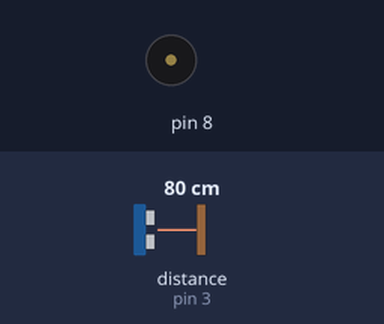
The sketch below on a simulated Arduino Uno, built with avr-gcc and run on an emulated ATmega328P. Parts: buzzer (waves = sounding). Wiring (inferred from the names in the program): ultrasonic range finder: trigger pin 2; echo pin 3. The test bench sets the inputs (shaded band); at power-on: distance to the obstacle (sensor on pin 3) 80 cm. The echo pulse lasts 58.3 µs per cm.

Above: at 1.2 s.
1.3 s: distance to the obstacle (sensor on pin 3) set to 44 cm
2.8 s: distance to the obstacle (sensor on pin 3) set to 37 cm
At 3.4 s:
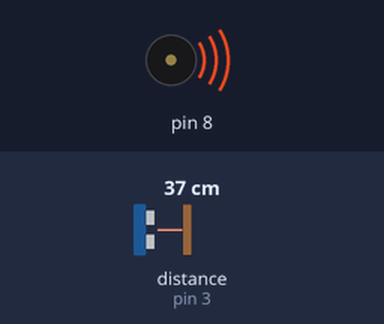
4.3 s: distance to the obstacle (sensor on pin 3) set to 32 cm
At 5.5 s:
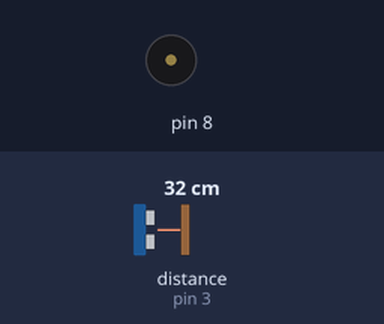
5.8 s: distance to the obstacle (sensor on pin 3) set to 22 cm
7.3 s: distance to the obstacle (sensor on pin 3) set to 18 cm
At 7.8 s:
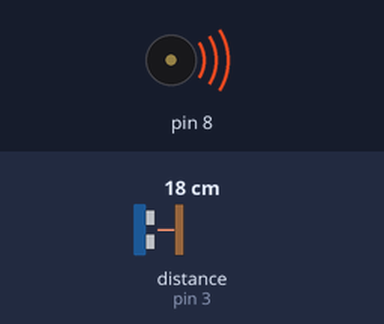
Timing chart, 0 to 9.8 s (numbered marks = the images above; inputs shaded):
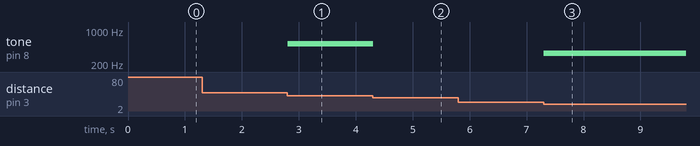

Measured:
- the behaviour switches between 41 and 40 cm on distance to the obstacle (sensor on pin 3) (found by bisection; images 0 and 1)
- the behaviour switches between 36 and 35 cm on distance to the obstacle (sensor on pin 3) (found by bisection; images 1 and 2)
- the behaviour switches between 21 and 20 cm on distance to the obstacle (sensor on pin 3) (found by bisection; images 2 and 3)
- after the input at 1.3 s, every drawn part: stays the same
- after the input at 2.8 s, tone on pin 8: silent → 523 Hz at once
- after the input at 4.3 s, tone on pin 8: 523 Hz → silent at once
- after the input at 5.8 s, every drawn part: stays the same
- after the input at 7.3 s, tone on pin 8: silent → 329 Hz at once

The sketch:

lab03.ino
```cpp
// 201533631 김도균

void setup() {
    pinMode(2, OUTPUT); // trig
    pinMode(3, INPUT); // echo
    pinMode(8, OUTPUT);
}

double scale[] = {
    0,
    261.63,
    329.63,
    392.00,
    523.25,
};

void loop() {

    digitalWrite(2, HIGH);
    delayMicroseconds(50);
    digitalWrite(2, LOW);

    double metric = pulseIn(3, HIGH) / 58.2;

    if(5 <= metric && metric <= 10) {
        tone(8, scale[1], 250);
    } else if (15 <= metric && metric <= 20) {
        tone(8, scale[2], 250);
    } else if (25 <= metric && metric <= 30) {
        tone(8, scale[3], 250);
    } else if (35 <= metric && metric <= 40) {
        tone(8, scale[4], 250);
    } else {
        tone(8, scale[0], 250);
    }

}
```
